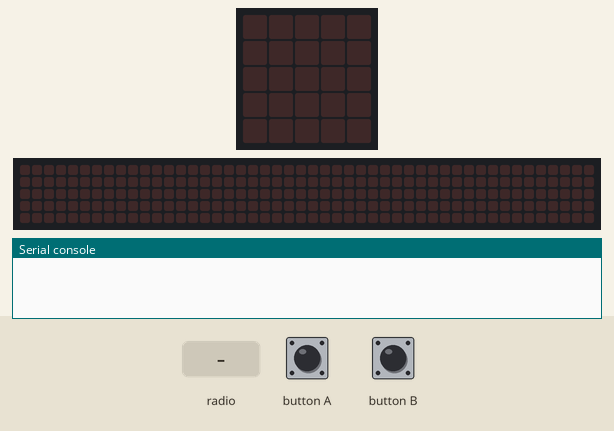
The program below on a simulated BBC micro:bit running MicroPython. On the bench: the board's 5×5 LED display, a strip that is not on the board, showing the scrolling text unrolled, the last lines printed to the serial console. Inputs (shaded band) come from the test bench. No radio messages arrive unless stated (any console line starting 'radio sent:' is added by the test bench); the 48×5 strip is a reading aid, not a part: it shows the text the display is scrolling, unrolled, one strip-width of it at a time.

Above: at 1.2 s.
1.3 s: radio message "{}:{}" arrives
At 1.31 s:
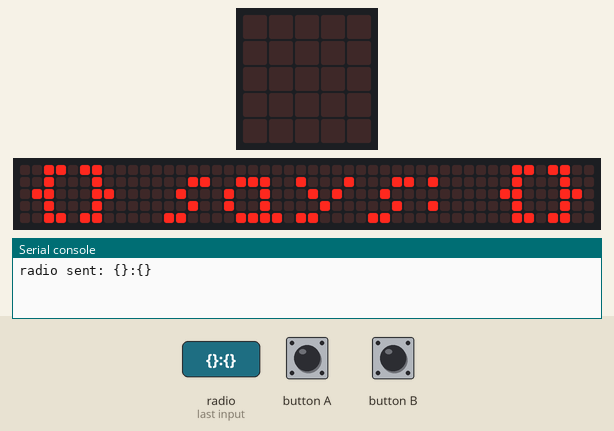
4.3 s: button A pressed for 0.15 s
At 4.31 s:
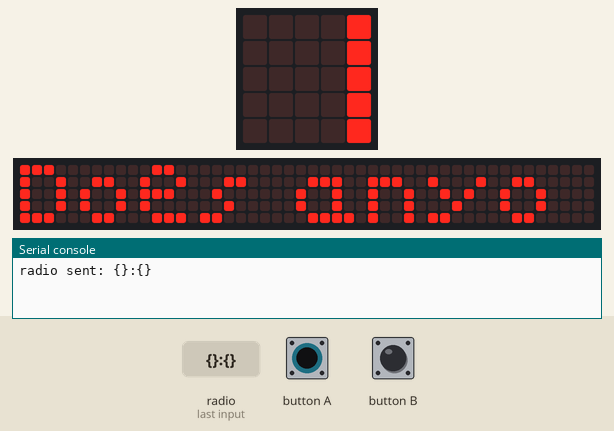
7.3 s: button A pressed for 1 s
At 7.32 s:
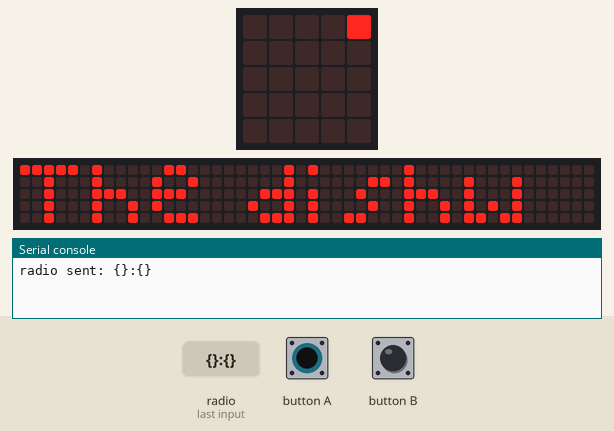
10.3 s: button A pressed for 0.15 s
At 10.32 s:
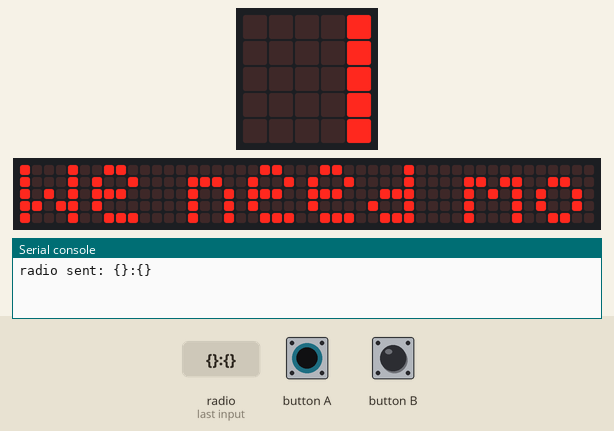
13.3 s: button A pressed for 3.2 s
At 13.31 s:
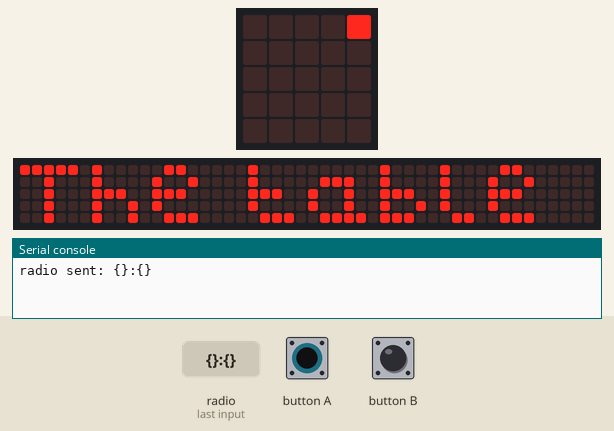
18.0 s: button A pressed for 0.15 s
At 18.01 s:
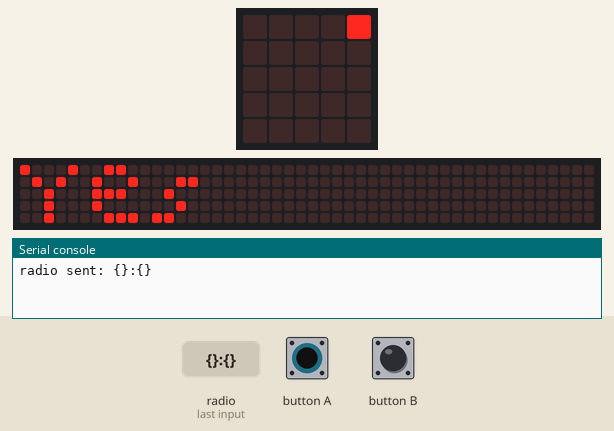

Measured:
- after the input at 1.3 s, the display: changes at once (image 1)
- after the input at 4.3 s, the display: changes at once (image 2)
- after the input at 7.3 s, the display: changes at once (image 3)
- after the input at 10.3 s, the display: changes at once (image 4)
- after the input at 13.3 s, the display: changes at once (image 5)
- after the input at 18.0 s, the display: changes at once (image 6)

The program:

microbit_mesh_kitchen.py
```python
import radio
from microbit import *

radio.config(length=64)
radio.on()

device_name = "Kitchen"

messages = [
    "Food is ready!",
    "Does anyone want a cup of tea?",
    "The dishwasher is finished.",
    "We need more milk.",
    "The table needs setting.",
    "Yes",
    "No",
]

message_cache = {}
cache_lifetime = 1000 * 5  # 5 seconds

position = 0

while True:
    sleep(20)
    # Sweep and clean the cache of stale messages.
    now = running_time()
    to_delete = []
    # Sweep.
    for key, timestamp in message_cache.items():
        # Check the age of the cached message.
        if now > timestamp + cache_lifetime:
            to_delete.append(key)
    # Clean the cache of out stale messages.
    for stale_message in to_delete:
        del message_cache[stale_message]
    # Cycle through the available messages.
    if button_a.was_pressed():
        position += 1
        # Skip back to the beginning if we reach the end.
        if position == len(messages):
            position = 0
        # Preview the newly selected message.
        display.scroll(messages[position], 50, wait=False)
    # Send the currently selected message.
    if button_b.was_pressed():
        # Message format is "sender:content".
        radio.send('{}:{}'.format(device_name, messages[position]))
    # Check for and display incoming message, rebroadcast if required.
    msg = radio.receive()
    if msg:
        if msg not in message_cache:
            # This is a new message, so store it in the cache.
            message_cache[msg] = running_time()
            # Rebroadcast it.
            radio.send(msg)
            # Display it in a friendly way.
            sender, message = msg.split(':')
            display.scroll('{} says: {}'.format(sender, message), 50,
                           wait=False)
```
